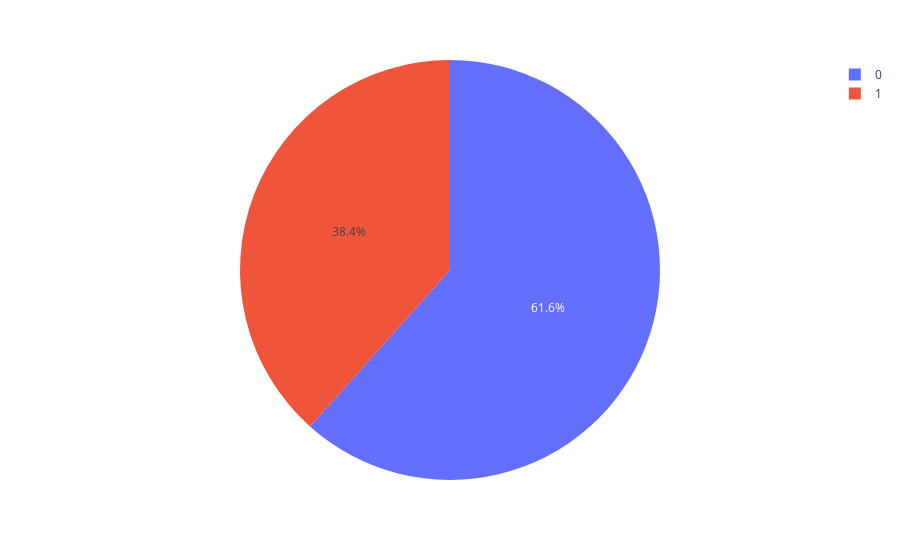

Source (notebook cell):
### Code cell
# Create pie chart of passenger survival rate
survival_counts = titanic_df['Survived'].value_counts().reset_index()
survival_counts.columns = ['Survived', 'Count']
fig = px.pie(survival_counts, values='Count', names='Survived')

# Show the plot
fig.show()

### Figure 1 — Plotly figure (JSON) as saved in the notebook; plotly's stock layout.template omitted (floating-point values rounded to 4 significant figures)
{"data": [{"domain": {"x": [0, 1], "y": [0, 1]}, "hovertemplate": "Survived=%{label}<br>Count=%{value}<extra></extra>", "labels": [0, 1], "legendgroup": "", "name": "", "showlegend": true, "type": "pie", "values": [549, 342]}], "layout": {"legend": {"tracegroupgap": 0}, "margin": {"t": 60}}}
